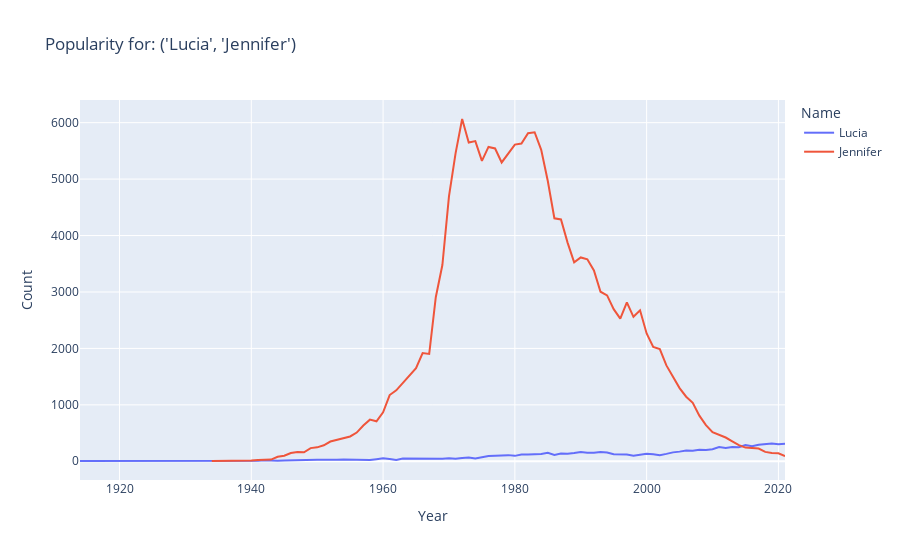

Write notebook code for a chart like this one.
### Code cell
plot_name("Lucia", "Jennifer")
